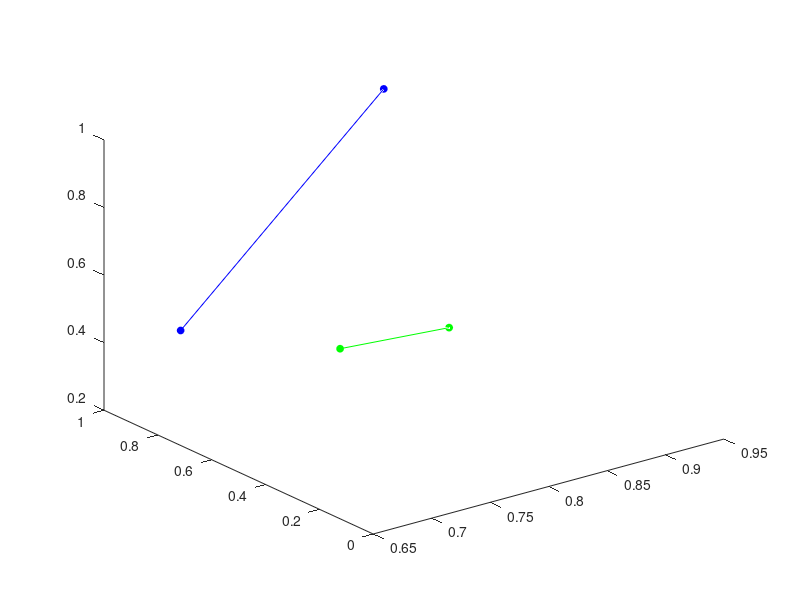

MATLAB code to generate this figure: (Note: this script raises an error after producing the figure.)
clear all; close all; clc;

L1=rand(3,2); 
L2=rand(3,2);

plot3(L1(1,:),L1(2,:),L1(3,:),'b'); hold on;
plot3(L1(1,:),L1(2,:),L1(3,:),'bo','MarkerFaceColor','b','MarkerSize',5);
plot3(L2(1,:),L2(2,:),L2(3,:),'g'); 
plot3(L2(1,:),L2(2,:),L2(3,:),'go','MarkerFaceColor','g','MarkerSize',5);

[P1 P2 d]=lineLineDistance(L1,L2);

plot3(P1(1),P1(2),P1(3),'m*','MarkerSize',10);
plot3(P2(1),P2(2),P2(3),'m*','MarkerSize',10);
plot3([P1(1) P2(1)], [P1(2) P2(2)], [P1(3) P2(3)],'m');

axis equal; axis vis3d; rotate3d on; grid on;
xlabel('x'); ylabel('y'); zlabel('z');

